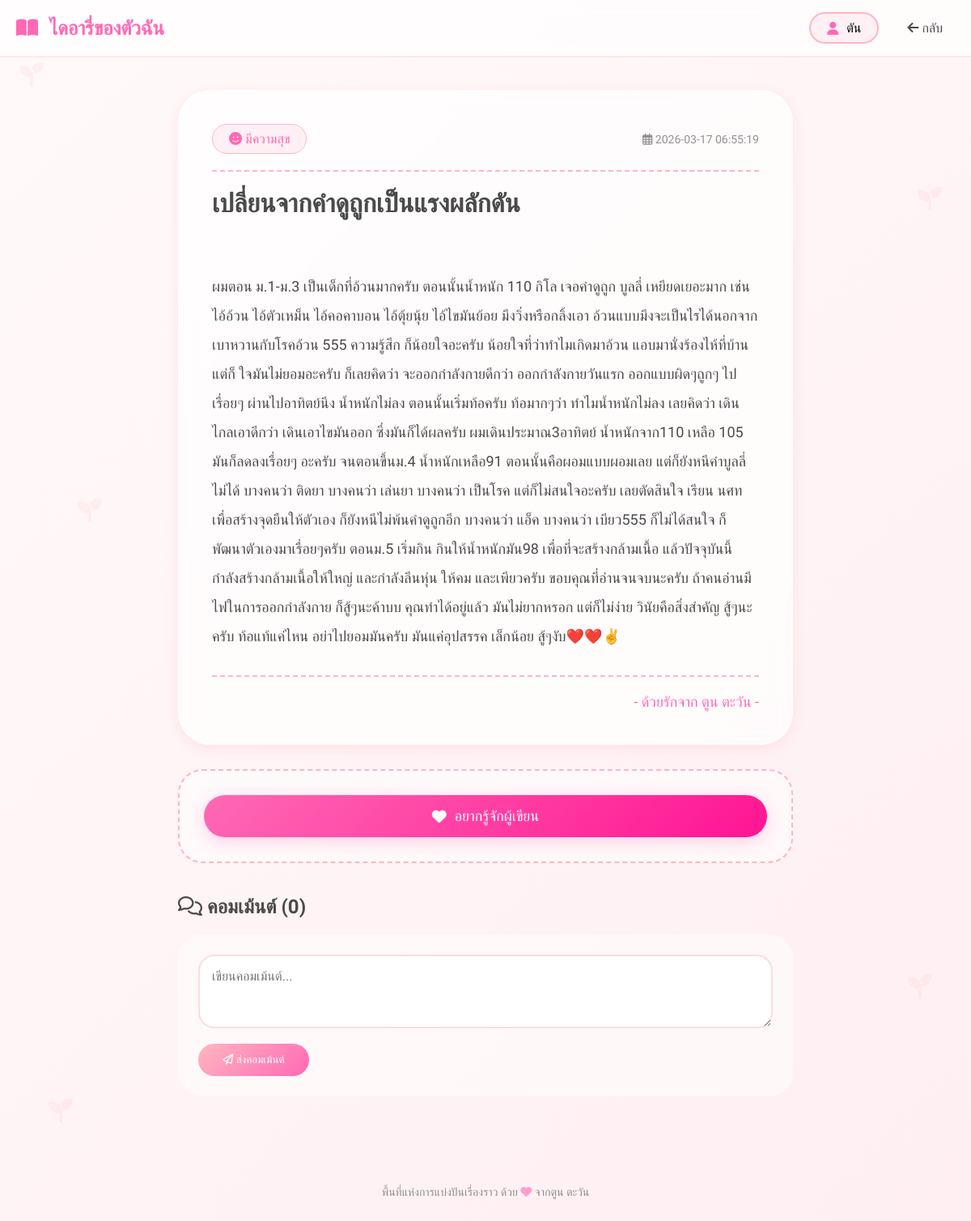
Page /diary/5 (signed in) on the committed database.
### tables this page shows
CREATE TABLE diaries (
        id INTEGER PRIMARY KEY AUTOINCREMENT,
        title TEXT NOT NULL,
        content TEXT NOT NULL,
        mood TEXT,
        image_url TEXT,
        created_at TIMESTAMP DEFAULT CURRENT_TIMESTAMP
    );

### app.py (the view)
@app.route('/diary/<int:diary_id>')
def view_diary(diary_id):
    if 'user_id' not in session:
        return redirect(url_for('index'))
    conn = get_db_connection()
    diary = conn.execute('SELECT * FROM diaries WHERE id = ?', (diary_id,)).fetchone()
    comments = conn.execute('''
        SELECT * FROM comments
        WHERE diary_id = ?
        ORDER BY created_at DESC
    ''', (diary_id,)).fetchall()
    conn.close()
    if not diary:
        flash('ไม่พบไดอารี่', 'error')
        return redirect(url_for('reader_dashboard'))
    return render_template('view_diary.html',
                         diary=diary,
                         comments=comments,
                         is_author=session.get('is_author', False),
                         user_id=session.get('user_id'),
                         user_name=session.get('user_name'))

### app.py (called while the page is built)
def get_db_connection():
    conn = sqlite3.connect('diary.db')
    conn.row_factory = sqlite3.Row
    return conn

### templates/view_diary.html (shortened to what this page needs)
<!DOCTYPE html>
<html lang="th">
<head>
    <link rel="stylesheet" href="https://cdnjs.cloudflare.com/ajax/libs/font-awesome/6.4.0/css/all.min.css">
</head>
<body>
    <i class="fas fa-seedling flower flower-1"></i>
    <i class="fas fa-seedling flower flower-2"></i>
    <i class="fas fa-seedling flower flower-3"></i>
    <i class="fas fa-seedling flower flower-4"></i>
    <i class="fas fa-seedling flower flower-5"></i>
    <nav class="navbar">
        <div class="nav-content">
            <div class="logo">
                <i class="fas fa-book-open"></i>
                ไดอารี่ของตัวฉัน
            </div>
            <div class="user-info">
                <div class="user-badge">
                    <i class="fas fa-user"></i>
                    <span>{{ user_name }}</span>
                </div>
                <a href="javascript:history.back()" class="back-btn">
                    <i class="fas fa-arrow-left"></i>
                    กลับ
                </a>
            </div>
        </div>
    </nav>
    <div class="container">
        <div class="diary-container">
            <div class="diary-header">
                <span class="mood-badge">
                    <i class="fas fa-{% if diary.mood == 'มีความสุข' %}smile{% elif diary.mood == 'คิดถึง' %}heart{% else %}moon{% endif %}"></i>
                    {{ diary.mood }}
                </span>
                <span class="date">
                    <i class="far fa-calendar-alt"></i>
                    {{ diary.created_at }}
                </span>
            </div>
            <h1 class="diary-title">{{ diary.title }}</h1>
            <div class="diary-content">
                {{ diary.content }}
            </div>
            <div class="author-signature">
                - ด้วยรักจาก ตูน ตะวัน -
            </div>
        </div>
        {% if not is_author %}
        <div class="interest-section">
            <button class="interest-btn" onclick="showInterest()">
                <i class="fas fa-heart"></i>
                อยากรู้จักผู้เขียน
            </button>
        </div>
        {% endif %}
        <div class="comments-section">
            <h3 class="comments-title">
                <i class="far fa-comments"></i>
                คอมเม้นต์ ({{ comments|length }})
            </h3>
            {% if not is_author %}
            <div class="comment-form">
                <form id="commentForm">
                    <textarea id="commentContent" placeholder="เขียนคอมเม้นต์..." rows="3" required></textarea>
                    <button type="submit" class="comment-btn">
                        <i class="far fa-paper-plane"></i>
                        ส่งคอมเม้นต์
                    </button>
                </form>
            </div>
            {% endif %}
        </div>
        <footer>
            <p>พื้นที่แห่งการแบ่งปันเรื่องราว ด้วย <i class="fas fa-heart heart"></i> จากตูน ตะวัน</p>
        </footer>
    </div>
</body>
</html>

### templates/view_diary.html (style rules this page uses)
:root { --primary: #FFB6C1; --primary-dark: #FF69B4; --secondary: #FFE4E1; --accent: #FFC0CB; --soft: #FFF0F5; --text: #4A4A4A; --shadow: 0 4px 15px rgba(255, 182, 193, 0.3); }
* { margin: 0; padding: 0; box-sizing: border-box; font-family: 'Kanit', sans-serif; }
body { background: linear-gradient(135deg, #FFF9F9 0%, #FFEFF2 100%); min-height: 100vh; position: relative; overflow-x: hidden; }
.flower { position: fixed; color: rgba(255, 182, 193, 0.15); font-size: 30px; pointer-events: none; animation: float 10s ease-in-out infinite; z-index: 0; }
.flower-1 { top: 5%; left: 2%; }
.flower-2 { top: 15%; right: 3%; }
.flower-3 { bottom: 10%; left: 5%; }
.flower-4 { bottom: 20%; right: 4%; }
.flower-5 { top: 40%; left: 8%; }
.navbar { background: rgba(255, 255, 255, 0.7); backdrop-filter: blur(10px); border-bottom: 2px solid rgba(255, 182, 193, 0.3); padding: 15px 0; position: sticky; top: 0; z-index: 100; }
.nav-content { max-width: 1200px; margin: 0 auto; padding: 0 20px; display: flex; justify-content: space-between; align-items: center; }
.logo { font-size: 24px; font-weight: 600; color: var(--primary-dark); font-family: 'Mali', cursive; }
.logo i { margin-right: 8px; }
.user-info { display: flex; align-items: center; gap: 20px; }
.user-badge { background: var(--soft); padding: 8px 20px; border-radius: 30px; border: 2px solid var(--primary); display: flex; align-items: center; gap: 10px; }
.user-badge i { color: var(--primary-dark); }
.back-btn { color: var(--text); text-decoration: none; padding: 8px 15px; border-radius: 20px; transition: all 0.3s ease; }
.container { max-width: 800px; margin: 40px auto; padding: 0 20px; position: relative; z-index: 10; }
.diary-container { background: rgba(255, 255, 255, 0.7); backdrop-filter: blur(10px); border-radius: 40px; padding: 40px; box-shadow: var(--shadow); border: 2px solid rgba(255, 255, 255, 0.8); margin-bottom: 30px; }
.diary-header { display: flex; justify-content: space-between; align-items: center; margin-bottom: 20px; padding-bottom: 20px; border-bottom: 2px dashed var(--primary); }
.mood-badge { background: var(--soft); padding: 8px 20px; border-radius: 30px; font-size: 16px; color: var(--primary-dark); border: 1px solid var(--primary); }
.date { color: var(--text); opacity: 0.6; font-size: 14px; }
.diary-title { font-size: 32px; font-weight: 600; color: var(--text); margin-bottom: 30px; font-family: 'Mali', cursive; }
.diary-content { color: var(--text); line-height: 2; font-size: 18px; margin-bottom: 30px; white-space: pre-line; }
.author-signature { text-align: right; font-family: 'Mali', cursive; color: var(--primary-dark); font-size: 18px; margin-top: 30px; padding-top: 20px; border-top: 2px dashed var(--primary); }
.interest-section { background: rgba(255, 255, 255, 0.5); border-radius: 30px; padding: 30px; margin: 30px 0; border: 2px dashed var(--primary); }
.interest-btn { background: linear-gradient(135deg, #FF69B4, #FF1493); color: white; border: none; padding: 15px 30px; font-size: 18px; border-radius: 40px; cursor: pointer; transition: all 0.3s ease; box-shadow: 0 5px 20px rgba(255, 105, 180, 0.3); width: 100%; display: flex; align-items: center; justify-content: center; gap: 10px; }
.comments-section { margin-top: 40px; }
.comments-title { font-size: 24px; color: var(--text); margin-bottom: 20px; font-family: 'Mali', cursive; }
.comment-form { background: rgba(255, 255, 255, 0.5); border-radius: 30px; padding: 25px; margin-bottom: 30px; }
.comment-form textarea { width: 100%; padding: 15px; border: 2px solid rgba(255, 182, 193, 0.5); border-radius: 20px; font-size: 16px; margin-bottom: 15px; resize: vertical; background: rgba(255, 255, 255, 0.9); color: var(--text); }
.comment-btn { background: linear-gradient(135deg, #FFB6C1, #FF69B4); color: white; border: none; padding: 12px 30px; border-radius: 25px; cursor: pointer; font-weight: 500; transition: all 0.3s ease; }
footer { text-align: center; margin-top: 60px; padding: 20px; color: var(--text); opacity: 0.6; font-size: 14px; }
.heart { color: var(--primary-dark); animation: heartbeat 1.5s ease infinite; }

### rows in the picture
diaries: mood "มีความสุข", created_at "2026-03-17 06:55:19", title "เปลี่ยนจากคำดูถูกเป็นแรงผลักดัน", content "ผมตอน ม.1-ม.3 เป็นเด็กที่อ้วนมากครับ ตอนนั้นน้ำหนัก 110 กิโล เจอคำดูถูก บูลลี่ เหยียดเยอะมาก เช่น ไอ้อ้วน ไอ้ตัวเหม็น ไอ้คอคาบอน ไอ้ตุ้ยนุ้ย ไอ้ไขมันย้อย มึงวิ่งหรือกลิ้งเอา อ้วนแบบมึงจะเป็นไรได้นอกจากเบาหวานกับโรคอ้วน 555 ความรู้สึก ก็น้อยใจอะครับ น้อยใจที่ว่าทำไมเกิดมาอ้วน แอบมานั่งร้องไห้ที่บ้าน แต่ก็ ใจมันไม่ยอมอะครับ ก็เลยคิดว่า จะออกกำลังกายดีกว่า ออกกำลังกายวันแรก ออกแบบผิดๆถูกๆ ไปเรื่อยๆ ผ่านไปอาทิตย์นึง น้ำหนักไม่ลง ตอนนั้นเริ่มท้อครับ ท้อมากๆว่า ทำไมน้ำหนักไม่ลง เลยคิดว่า เดินไกลเอาดีกว่า เดินเอาไขมันออก ซึ่งมันก็ได้ผลครับ ผมเดินประมาณ3อาทิตย์ น้ำหนักจาก110 เหลือ 105 มันก็ลดลงเรื่อยๆ อะครับ จนตอนขึ้นม.4 น้ำหนักเหลือ91 ตอนนั้นคือผอมแบบผอมเลย แต่ก็ยังหนีคำบูลลี่ไม่ได้ บางคนว่า ติดยา…"

### other values in the picture
{{ user_name }} "ตัน"
{{ comments|length }} "0"
